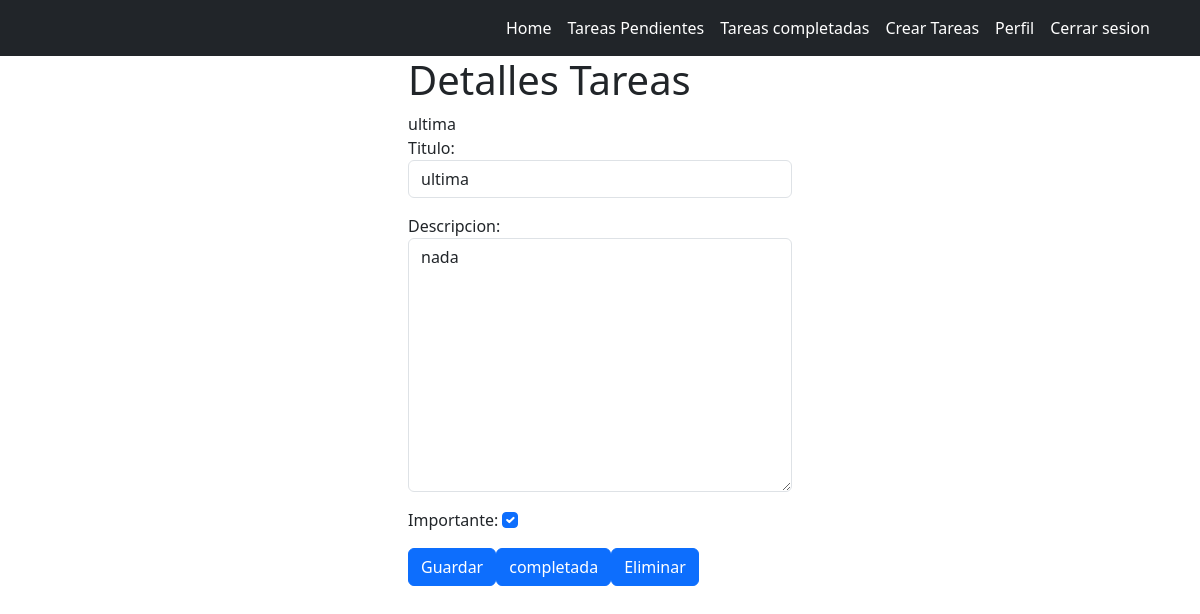
Screenshot of /tasks/6/ (signed in) with the database file from the repository.
### tasks/models.py (models this page shows, shortened)
class tarea(models.Model):
    Titulo = models.CharField(max_length=100)
    descripcion  = models.TextField(blank=True)
    creada = models.DateTimeField (auto_now_add=True)
    completada = models.DateTimeField(null=True, blank=True)
    importante = models.BooleanField(default=False)
    usuario = models.ForeignKey(User, on_delete= models.CASCADE)

### tasks/views.py (the view, shortened to what this page needs)
# urls.py: path("tasks/<int:task_id>/", views.task_detail, name='task_detail'),
@login_required
def task_detail(request, task_id):
    if request.method == 'GET':
        task = get_object_or_404(tarea, pk=task_id, usuario=request.user)
        form = TaskForm(instance=task)
        return render(request, 'task_detail.html', {
        'task':task,
        'form': form
         })

### tasks/forms.py
class TaskForm(forms.ModelForm):
    class Meta:
        model = tarea
        fields = ['Titulo', 'descripcion', 'importante']
        widgets = {
            'Titulo':forms.TextInput(attrs={'class':'form-control', 'placeholder':'escribir titulo'}),
            'descripcion':forms.Textarea(attrs={'class':'form-control', 'placeholder':'ingresar descripcion'}),
            'importante':forms.CheckboxInput(attrs={'class':'form-check-input'}),
        }

### tasks/templates/task_detail.html (shortened to what this page needs)
{% extends 'base.html' %}
{% block content %}
<main>
    <div class="row">
        <div class="col-md-4 offset-md-4">
                <h1>Detalles Tareas</h1>
                {{task.Titulo}}
                <table>
                    <form method="POST">
                    {{form.as_p}}
                    <button class="btn btn-primary">Guardar</button>
                    </form>
                    <form action="{% url 'complete' task.id %}" method="POST" class="">
                    <button class="btn btn-primary text-center">completada</button>
                    </form>
                    <form action="{% url 'Eliminar_tarea' task.id %}" method="POST">
                    <button class="btn btn-primary text-center">Eliminar</button>
                    </form>
                </table>
         </div>
    </div>
</main>
{% endblock %}

### rows the page displays
tarea: Titulo "ultima", descripcion "nada", importante "☑"
